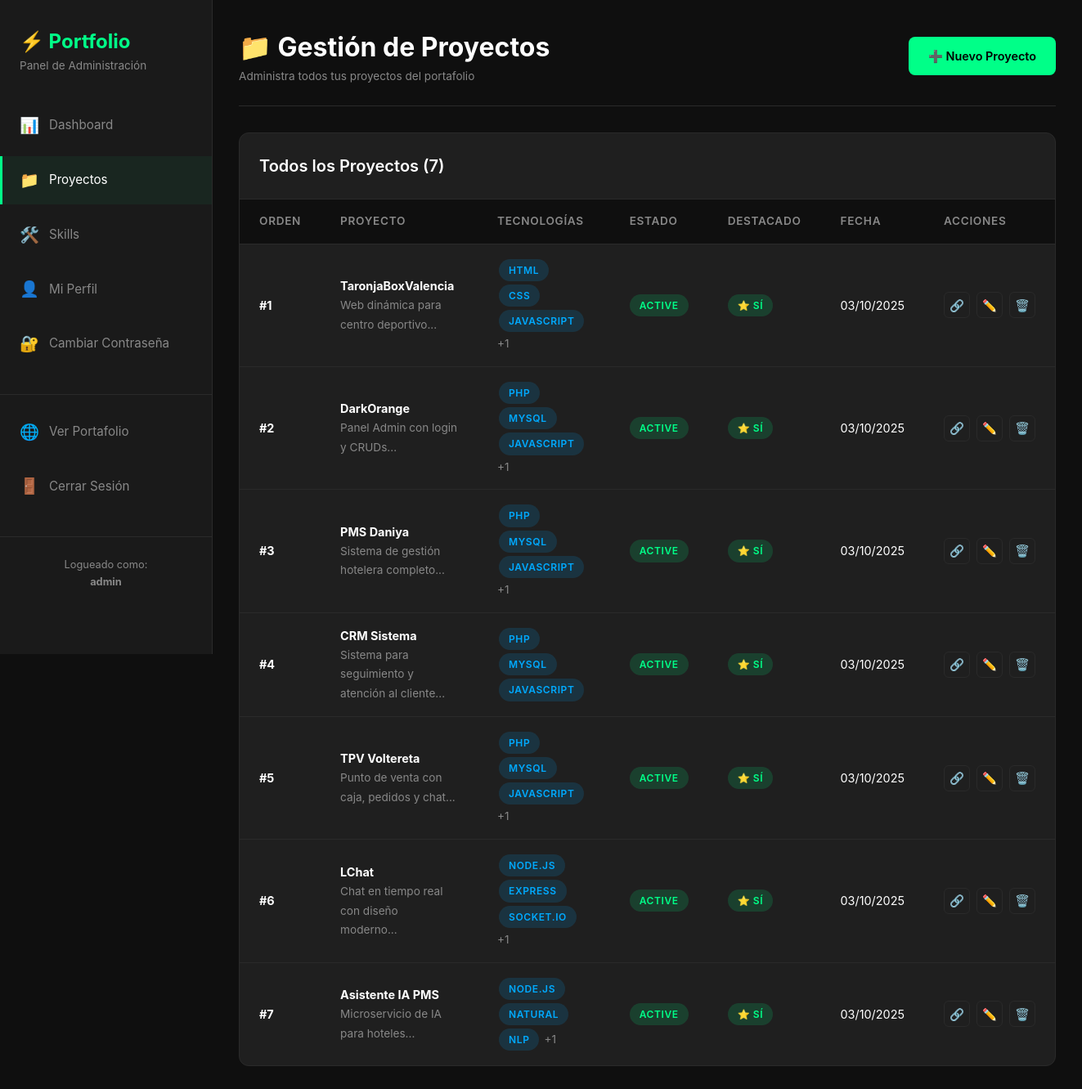
The app's page /admin/projects.php (signed in) with its own data.
### tables this page shows
CREATE TABLE `projects` (
  `id` int(11) NOT NULL AUTO_INCREMENT,
  `title` varchar(255) NOT NULL,
  `slug` varchar(255) NOT NULL,
  `description` text NOT NULL,
  `short_description` varchar(500) DEFAULT NULL,
  `image_url` varchar(500) DEFAULT NULL,
  `technologies` json DEFAULT NULL,
  `github_url` varchar(500) DEFAULT NULL,
  `live_url` varchar(500) DEFAULT NULL,
  `video_url` varchar(500) DEFAULT NULL,
  `featured` tinyint(1) DEFAULT '0',
  `order_position` int(11) DEFAULT '0',
  `status` enum('active','archived','draft') DEFAULT 'active',
  `created_at` timestamp NOT NULL DEFAULT CURRENT_TIMESTAMP,
  `updated_at` timestamp NOT NULL DEFAULT CURRENT_TIMESTAMP ON UPDATE CURRENT_TIMESTAMP,
  PRIMARY KEY (`id`),
  UNIQUE KEY `slug` (`slug`),
  KEY `idx_projects_featured` (`featured`),
  KEY `idx_projects_status` (`status`),
  KEY `idx_projects_slug` (`slug`)
);

### admin/projects.php (the view, shortened to what this page needs)
<?php
$conn = getConnection();
$projects_query = "SELECT * FROM projects ORDER BY order_position ASC, created_at DESC";
$projects_result = $conn->query($projects_query);
include 'includes/header.php';
?>
<div class="admin-header">
    <div>
        <h1>📁 Gestión de Proyectos</h1>
        <p class="text-muted">Administra todos tus proyectos del portafolio</p>
    </div>
    <div class="admin-header-actions">
        <a href="project_new.php" class="btn btn-primary">
            ➕ Nuevo Proyecto
        </a>
    </div>
</div>
<div class="table-container">
    <div class="table-header">
        <h2>Todos los Proyectos (<?php echo $projects_result->num_rows; ?>)</h2>
    </div>
    <table>
        <thead>
            <tr>
                <th>Orden</th>
                <th>Proyecto</th>
                <th>Tecnologías</th>
                <th>Estado</th>
                <th>Destacado</th>
                <th>Fecha</th>
                <th>Acciones</th>
            </tr>
        </thead>
        <tbody>
            <?php if ($projects_result->num_rows > 0): ?>
                <?php while ($project = $projects_result->fetch_assoc()): ?>
                    <?php $technologies = json_decode($project['technologies'], true) ?? []; ?>
                    <tr>
                        <td>
                            <strong>#<?php echo $project['order_position']; ?></strong>
                        </td>
                        <td>
                            <strong><?php echo htmlspecialchars($project['title']); ?></strong><br>
                            <span class="text-muted" style="font-size: 0.85rem;">
                                <?php echo htmlspecialchars(substr($project['short_description'] ?? '', 0, 50)); ?>...
                            </span>
                        </td>
                        <td>
                            <?php if (!empty($technologies)): ?>
                                <?php foreach (array_slice($technologies, 0, 3) as $tech): ?>
                                    <span class="badge badge-info" style="margin: 2px;">
                                        <?php echo htmlspecialchars($tech); ?>
                                    </span>
                                <?php endforeach; ?>
                                <?php if (count($technologies) > 3): ?>
                                    <span class="text-muted">+<?php echo count($technologies) - 3; ?></span>
                                <?php endif; ?>
                            <?php else: ?>
                                <span class="text-muted">-</span>
                            <?php endif; ?>
                        </td>
                        <td>
                            <?php
                            $badge_class = 'badge-success';
                            ?>
                            <span class="badge <?php echo $badge_class; ?>">
                                <?php echo htmlspecialchars($project['status']); ?>
                            </span>
                        </td>
                        <td>
                            <?php if ($project['featured']): ?>
                                <span class="badge badge-success">⭐ Sí</span>
                            <?php else: ?>
                                <span class="text-muted">No</span>
                            <?php endif; ?>
                        </td>
                        <td>
                            <?php
                            $date = new DateTime($project['created_at']);
                            echo $date->format('d/m/Y');
                            ?>
                        </td>
                        <td>
                            <div class="table-actions">
                                <?php if ($project['github_url']): ?>
                                    <a href="<?php echo htmlspecialchars($project['github_url']); ?>"
                                        target="_blank"
                                        class="btn-icon"
                                        title="Ver en GitHub">
                                        🔗
                                    </a>
                                <?php endif; ?>
                                <a href="project_edit.php?id=<?php echo $project['id']; ?>"
                                    class="btn-icon"
                                    title="Editar">
                                    ✏️
                                </a>
                                <a href="project_delete.php?id=<?php echo $project['id']; ?>"
                                    class="btn-icon btn-icon-danger"
                                    title="Eliminar"
                                    onclick="return confirm('¿Estás seguro de eliminar este proyecto?')">
                                    🗑️
                                </a>
                            </div>
                        </td>
                    </tr>
                <?php endwhile; ?>
            <?php endif; ?>
        </tbody>
    </table>
</div>
<?php include 'includes/footer.php'; ?>

### assets/css/admin.css (style rules this page uses)
:root { --admin-bg: #0f0f0f; --admin-sidebar: #1a1a1a; --admin-card: #1f1f1f; --admin-border: #2a2a2a; --admin-text: #ffffff; --admin-text-muted: #888888; --admin-accent: #00ff88; --admin-accent-hover: #00cc6a; --admin-danger: #ff4444; --admin-warning: #ffaa00; --admin-success: #00ff88; --admin-info: #00aaff; }
* { margin: 0; padding: 0; box-sizing: border-box; }
body { font-family: 'Inter', -apple-system, BlinkMacSystemFont, 'Segoe UI', sans-serif; background-color: var(--admin-bg); color: var(--admin-text); line-height: 1.6; }
.btn { display: inline-flex; align-items: center; justify-content: center; gap: 0.5rem; padding: 0.75rem 1.5rem; border: none; border-radius: 8px; font-weight: 600; font-size: 0.9rem; cursor: pointer; transition: all 0.3s ease; text-decoration: none; }
.btn-primary { background-color: var(--admin-accent); color: #000000; }
.text-muted { color: var(--admin-text-muted); font-size: 0.85rem; }
.admin-header { display: flex; justify-content: space-between; align-items: center; margin-bottom: 2rem; padding-bottom: 1.5rem; border-bottom: 1px solid var(--admin-border); }
.admin-header h1 { font-size: 2rem; font-weight: 700; }
.admin-header-actions { display: flex; gap: 1rem; }
.table-container { background-color: var(--admin-card); border: 1px solid var(--admin-border); border-radius: 12px; overflow: hidden; margin-bottom: 2rem; }
.table-header { display: flex; justify-content: space-between; align-items: center; padding: 1.5rem; border-bottom: 1px solid var(--admin-border); }
.table-header h2 { font-size: 1.25rem; font-weight: 600; }
table { width: 100%; border-collapse: collapse; }
thead tr { background-color: var(--admin-bg); border-bottom: 1px solid var(--admin-border); }
th { padding: 1rem 1.5rem; text-align: left; font-weight: 600; font-size: 0.85rem; text-transform: uppercase; letter-spacing: 0.05em; color: var(--admin-text-muted); }
td { padding: 1rem 1.5rem; border-bottom: 1px solid var(--admin-border); font-size: 0.9rem; }
tbody tr:last-child td { border-bottom: none; }
.badge { display: inline-block; padding: 0.25rem 0.75rem; border-radius: 50px; font-size: 0.75rem; font-weight: 600; text-transform: uppercase; letter-spacing: 0.05em; }
.badge-success { background-color: rgba(0, 255, 136, 0.15); color: var(--admin-success); }
.badge-info { background-color: rgba(0, 170, 255, 0.15); color: var(--admin-info); }
.table-actions { display: flex; gap: 0.5rem; }
.btn-icon { width: 32px; height: 32px; display: flex; align-items: center; justify-content: center; border: 1px solid var(--admin-border); border-radius: 6px; background-color: transparent; color: var(--admin-text); cursor: pointer; transition: all 0.3s ease; text-decoration: none; }

### records on screen
projects: order_position "1", title "TaronjaBoxValencia", short_description "Web dinámica para centro deportivo", technologies "HTML", technologies "CSS", technologies "JAVASCRIPT", count($technologies)-3 "1", status "ACTIVE", featured "⭐ SÍ", created_at "03/10/2025"
projects: order_position "2", title "DarkOrange", short_description "Panel Admin con login y CRUDs", technologies "PHP", technologies "MYSQL", technologies "JAVASCRIPT", count($technologies)-3 "1", status "ACTIVE", featured "⭐ SÍ", created_at "03/10/2025"
projects: order_position "3", title "PMS Daniya", short_description "Sistema de gestión hotelera completo", technologies "PHP", technologies "MYSQL", technologies "JAVASCRIPT", count($technologies)-3 "1", status "ACTIVE", featured "⭐ SÍ", created_at "03/10/2025"
projects: order_position "4", title "CRM Sistema", short_description "Sistema para seguimiento y atención al cliente", technologies "PHP", technologies "MYSQL", technologies "JAVASCRIPT", status "ACTIVE", featured "⭐ SÍ", created_at "03/10/2025"
projects: order_position "5", title "TPV Voltereta", short_description "Punto de venta con caja, pedidos y chat", technologies "PHP", technologies "MYSQL", technologies "JAVASCRIPT", count($technologies)-3 "1", status "ACTIVE", featured "⭐ SÍ", created_at "03/10/2025"
projects: order_position "6", title "LChat", short_description "Chat en tiempo real con diseño moderno", technologies "NODE.JS", technologies "EXPRESS", technologies "SOCKET.IO", count($technologies)-3 "1", status "ACTIVE", featured "⭐ SÍ", created_at "03/10/2025"
projects: order_position "7", title "Asistente IA PMS", short_description "Microservicio de IA para hoteles", technologies "NODE.JS", technologies "NATURAL", technologies "NLP", count($technologies)-3 "1", status "ACTIVE", featured "⭐ SÍ", created_at "03/10/2025"

### other values on screen
$admin_username "admin"
$projects_result->num_rows "7"
